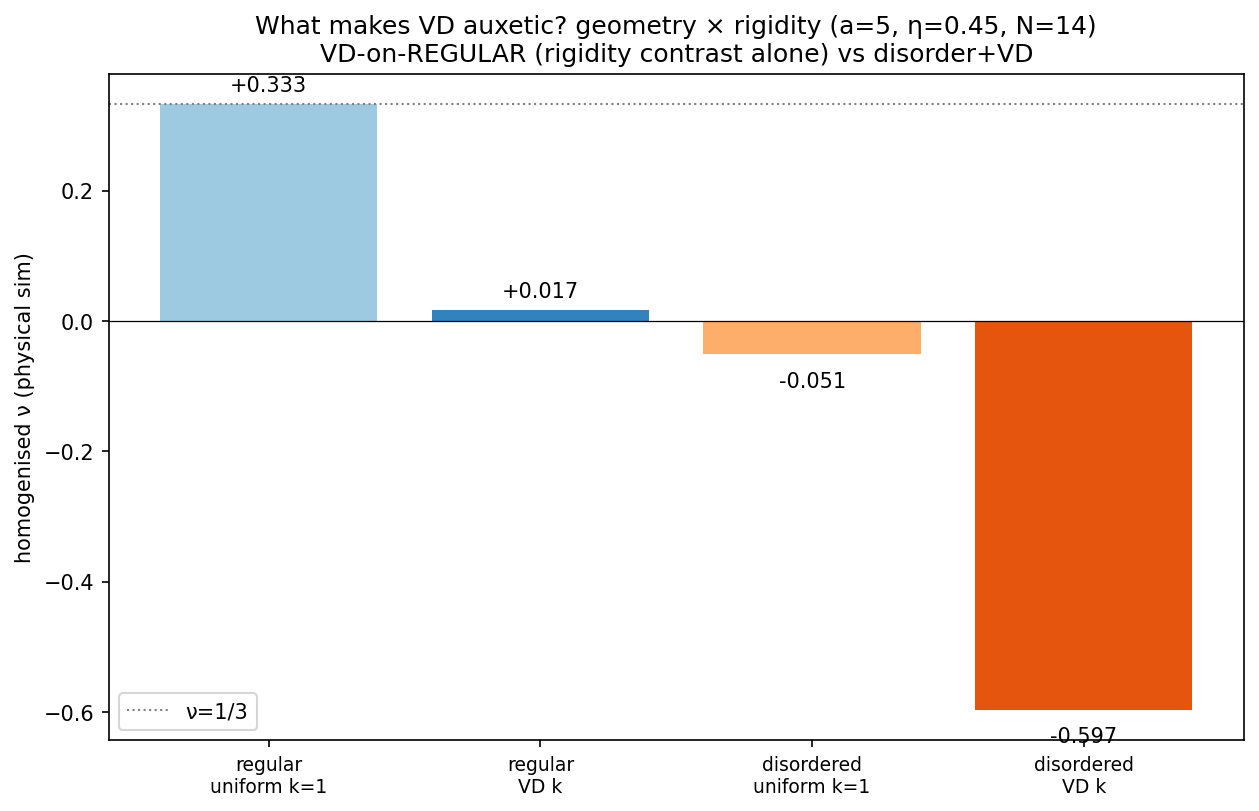

Reproduce this figure in Python.
"""
What actually makes the VD networks auxetic — the GEOMETRY disorder, the RIGIDITY contrast, or their
correlation? A clean 2x2 on ONE fixed connectivity (test_cluster_VD.build_geometry has eta-independent
connectivity, so the regular and disordered meshes share bond indices and a VD k-field transfers
between them):

  geometry ∈ {regular (eta=0), disordered (eta=0.45)}  ×  rigidity ∈ {uniform k=1, VD k=1+tanh(a(|R|-1))}

The VD k is computed from the DISORDERED bond lengths (a=5) and then applied to BOTH geometries.
Homogenised ν/E from the physical PBC simulation (ground truth). This isolates whether "VD on a
regular lattice" is auxetic (rigidity alone) or whether the disordered geometry is required.
"""
import os, sys
import numpy as np
import matplotlib
matplotlib.use('Agg')
import matplotlib.pyplot as plt

HERE = os.path.dirname(os.path.abspath(__file__))
sys.path.insert(0, os.path.join(HERE, '..', '..', '..', 'verification_tools'))
sys.path.insert(0, os.path.join(HERE, '..', '..', '..', 'Phase 2'))
import test_cluster_VD as VD
import test_cluster_rigidity as TR
import physical_homog as PH

N, ETA, A, SEED = 14, 0.45, 5.0, 0


def homog(geo, k):
    g = dict(geo); g['bond_k'] = k; g['tri_k'] = k[g['tri_bond']]
    free = np.arange(2, 2 * len(g['pts']))
    return PH.sim_nuE(g, free, TR.assemble_K_faff)


def main():
    geo_reg = VD.build_geometry(N, 0.0, seed=SEED)              # regular geometry (|R|=1)
    geo_dis = VD.build_geometry(N, ETA, seed=SEED)             # disordered geometry, SAME connectivity
    VD.set_VD(geo_dis, A)                                       # k = 1+tanh(A*(|R_dis|-1))
    k_vd = geo_dis['bond_k'].copy()
    k_1 = np.ones_like(k_vd)
    Lreg = np.sqrt((geo_reg['bond_R'] ** 2).sum(1))
    Ldis = np.sqrt((geo_dis['bond_R'] ** 2).sum(1))
    print(f"regular |R|={Lreg.min():.3f}..{Lreg.max():.3f}  disordered |R|={Ldis.min():.3f}..{Ldis.max():.3f}  "
          f"VD k={k_vd.min():.3f}..{k_vd.max():.3f}")

    rows = []
    for gname, geo in [('regular', geo_reg), ('disordered', geo_dis)]:
        for rname, k in [('uniform k=1', k_1), ('VD k', k_vd)]:
            nu, E = homog(geo, k)
            rows.append((gname, rname, nu, E))
            print(f"  geometry={gname:11s} rigidity={rname:12s} | nu={nu:+.3f}  E={E:.3f}", flush=True)

    # bar plot of nu for the 4 combos
    labels = [f'{g}\n{r}' for g, r, _, _ in rows]
    nus = [x[2] for x in rows]
    cols = ['#9ecae1', '#3182bd', '#fdae6b', '#e6550d']
    fig, ax = plt.subplots(figsize=(8.5, 5.5))
    ax.bar(range(4), nus, color=cols)
    ax.axhline(0, color='k', lw=0.6); ax.axhline(1 / 3, color='gray', ls=':', lw=1, label='ν=1/3')
    for i, v in enumerate(nus):
        ax.text(i, v + (0.02 if v >= 0 else -0.05), f'{v:+.3f}', ha='center', fontsize=10)
    ax.set_xticks(range(4)); ax.set_xticklabels(labels, fontsize=9)
    ax.set_ylabel('homogenised ν (physical sim)')
    ax.set_title(f'What makes VD auxetic? geometry × rigidity (a={A:.0f}, η={ETA}, N={N})\n'
                 'VD-on-REGULAR (rigidity contrast alone) vs disorder+VD')
    ax.legend(); plt.tight_layout()
    plt.savefig(os.path.join(HERE, 'vd_decompose.png'), dpi=150, bbox_inches='tight'); plt.close()
    print('saved vd_decompose.png')


if __name__ == '__main__':
    main()
